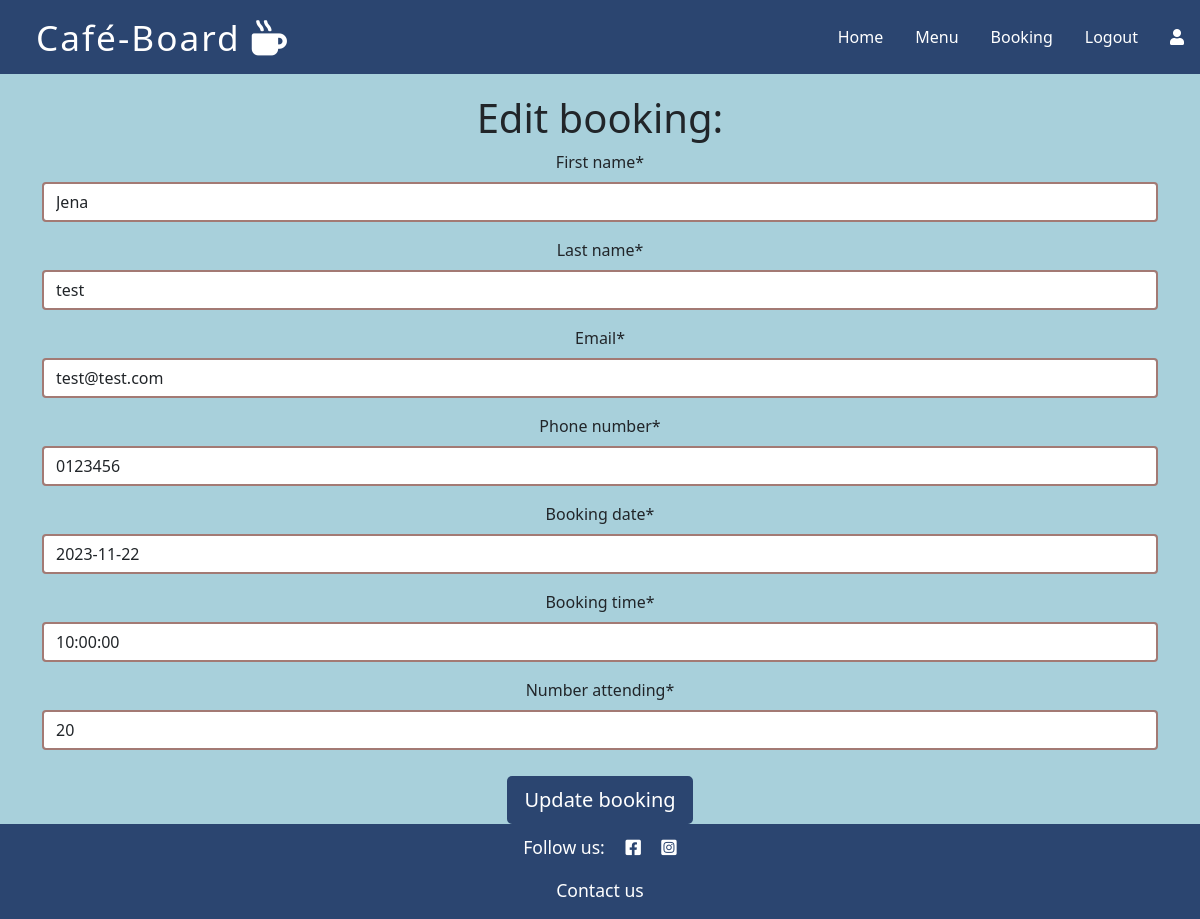
The page /bookings/edit_booking/26/31 (signed in) on the database its author committed.
### booking/models.py (models this page shows, shortened)
class Customer(models.Model):
    first_name = models.CharField(max_length=80)
    last_name = models.CharField(max_length=80)
    email = models.EmailField()
    phone_number = models.CharField(max_length=20)
    user = models.ForeignKey(User, on_delete=models.CASCADE)

class Booking(models.Model):
    booking_date = models.DateField()
    booking_time = models.TimeField()
    number_attending = models.IntegerField(default=2)
    booking_status = models.IntegerField(choices=BOOKING_STATUS, default=0)
    customer = models.ForeignKey(Customer, on_delete=models.CASCADE)

### booking/views.py (the view, shortened to what this page needs)
# urls.py: path('edit_booking/<booking_id>/<customer_id>',
def edit_booking(request, booking_id, customer_id):
    unavailable_booking_dates = []
    booking = get_object_or_404(Booking, id=booking_id)
    customer = get_object_or_404(Customer, id=customer_id)
    if not customer.user == request.user:
        messages.error(request,
                       'Error, you are unauthorised to edit this booking')
        return redirect(reverse('display_booking'))
    else:
        booking_form = BookingForm(instance=booking)
        customer_form = CustomerForm(instance=customer)
        unavailable_booking_dates = unavailable_dates()
        context = {
            'booking_form': booking_form,
            'customer_form': customer_form,
            'unavailable_dates': unavailable_booking_dates,
        }
        return render(request, 'edit_booking.html', context)

### booking/forms.py
class BookingForm(forms.ModelForm):
    class Meta:
        model = Booking
        fields = ('booking_date', 'booking_time', 'number_attending')
        widgets = {
            'booking_date': DateInput(attrs={'id': 'datepicker',
                                             'autocomplete': 'off'}),
            'booking_time': TimeInput(attrs={'id': 'timepicker',
                                             'autocomplete': 'off'})
        }

class CustomerForm(forms.ModelForm):
    class Meta:
        model = Customer
        fields = ('first_name', 'last_name', 'email', 'phone_number')

### booking/views.py (called while the page is built)
def unavailable_dates():
    confirmed_bookings = Booking.objects.filter(booking_status=1)
    bookings_max_attendees = confirmed_bookings.values(
        'booking_date').annotate(
            attendees=Sum('number_attending')).filter(attendees=280)
    unavailable_dates = [booking['booking_date']
                         for booking in bookings_max_attendees]
    return unavailable_dates

### templates/edit_booking.html
{% extends "base.html" %} {% block content %} {% load crispy_forms_tags %}
<section class="container">
  <div class="row">
    <div class="col-sm-12 center-form">
      <h1>Edit booking:</h1>
      <form method="POST" id="edit-booking-form">
        {% csrf_token %} {{customer_form | crispy }} {{ booking_form | crispy }}
        <div>
            <button type="submit" class="btn btn-lg submit-button" aria-label="Updates booking">
              Update booking
            </button>
        </div>
      </form>
    </div>
  </div>
</section>
{%endblock%}

### static/css/style.css (style rules this page uses)
* { padding: 0; margin: 0; }
body { background-color: #A8D0DB; }
.submit-button { background-color: #2B4570; border-radius: 5px; color: white; margin-top: 10px; }
.center-form { text-align: center; margin-top: 20px; }
#edit-booking-form input { border: 2px solid #A37A74; border-radius: 4px; }

### rows shown on the page
Customer: first_name "Jena", last_name "test", email "test@test.com", phone_number "0123456"
Booking: booking_date "2023-11-22", booking_time "10:00:00", number_attending "20"
